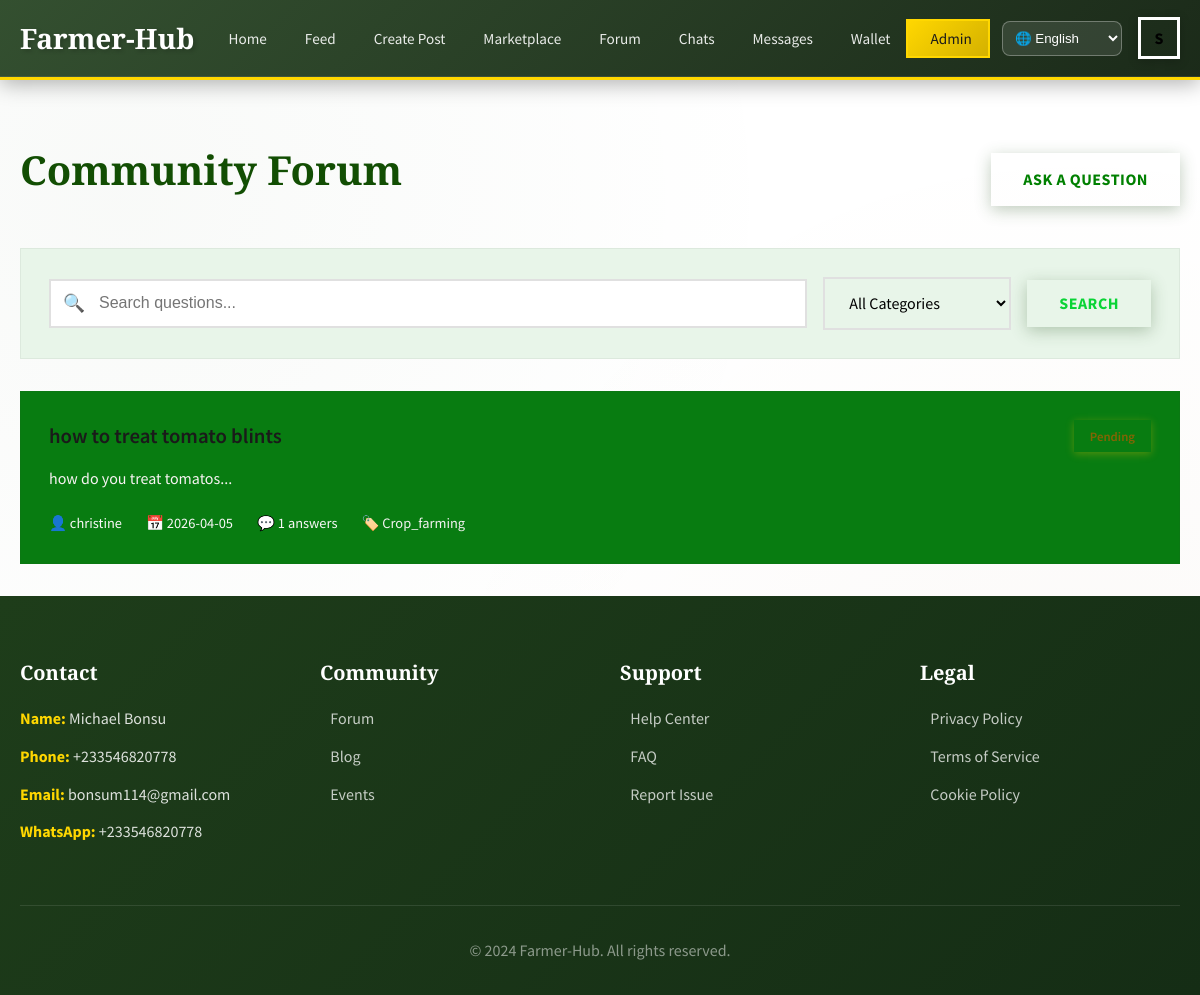
The page /forum (signed in) on the database its author committed.
### app.py (models this page shows, shortened)
class User(UserMixin, db.Model):
    id = db.Column(db.Integer, primary_key=True)
    username = db.Column(db.String(80), unique=True, nullable=False)
    email = db.Column(db.String(120), unique=True, nullable=False)
    password_hash = db.Column(db.String(200), nullable=False)
    full_name = db.Column(db.String(100), nullable=False)
    location = db.Column(db.String(100))
    farm_type = db.Column(db.String(50))  # crop, livestock, mixed
    bio = db.Column(db.Text)
    avatar = db.Column(db.String(200), default='default-avatar.png')
    social_provider = db.Column(db.String(20))  # google, facebook, twitter, local
    language = db.Column(db.String(10), default='en')  # en, es, fr, de, zh, hi
    is_admin = db.Column(db.Boolean, default=False)
    is_active = db.Column(db.Boolean, default=True)
    created_at = db.Column(db.DateTime, default=datetime.utcnow)
    last_login = db.Column(db.DateTime)
    login_count = db.Column(db.Integer, default=0)
    products = db.relationship('Product', backref='seller', lazy=True)
    questions = db.relationship('Question', backref='author', lazy=True)
    answers = db.relationship('Answer', backref='author', lazy=True)
    offers_sent = db.relationship('Offer', foreign_keys='Offer.buyer_id', backref='buyer', lazy=True)
    offers_received = db.relationship('Offer', foreign_keys='Offer.seller_id', backref='seller', lazy=True)
    messages_sent = db.relationship('Message', foreign_keys='Message.sender_id', backref='sender', lazy=True)
    messages_received = db.relationship('Message', foreign_keys='Message.receiver_id', backref='receiver', lazy=True)

class Question(db.Model):
    id = db.Column(db.Integer, primary_key=True)
    author_id = db.Column(db.Integer, db.ForeignKey('user.id'), nullable=False)
    title = db.Column(db.String(200), nullable=False)
    description = db.Column(db.Text, nullable=False)
    category = db.Column(db.String(50))  # crop_farming, animal_husbandry, equipment, weather, market
    tags = db.Column(db.String(200))
    image_url = db.Column(db.String(200))
    solved = db.Column(db.Boolean, default=False)
    created_at = db.Column(db.DateTime, default=datetime.utcnow)
    answers = db.relationship('Answer', backref='question', lazy=True, cascade='all, delete-orphan')

### app.py (the view)
@app.route('/forum')
@login_required
def forum():
    category = request.args.get('category')
    search = request.args.get('search')
    query = Question.query
    if category:
        query = query.filter_by(category=category)
    if search:
        query = query.filter(Question.title.ilike(f'%{search}%'))
    questions = query.order_by(Question.created_at.desc()).all()
    return render_template('forum.html', questions=questions)

### app.py (called while the page is built)
@login_manager.user_loader
def load_user(user_id):
    return User.query.get(int(user_id))

@app.context_processor
def inject_translations():
    lang = 'en'
    if current_user.is_authenticated and current_user.language:
        lang = current_user.language
    elif session.get('language'):
        lang = session['language']
    return dict(
        languages=LANGUAGES,
        current_language=lang,
        t=TRANSLATIONS.get(lang, TRANSLATIONS['en'])
    )

### templates/forum.html (shortened to what this page needs)
{% extends "layout.html" %}
{% block content %}
<div class="container mt-4">
    <div class="d-flex justify-between align-center mt-4 mb-4">
        <h1 style="color: #124e03;">Community Forum</h1>
        <a href="{{ url_for('create_question') }}" class="btn btn-primary">Ask a Question</a>
    </div>
    <div class="marketplace-filters">
        <form method="GET" action="{{ url_for('forum') }}" class="filter-group">
            <div class="search-box">
                <input type="text" name="search" placeholder="Search questions..." value="{{ request.args.get('search', '') }}">
            </div>
            <select name="category" class="form-select" style="width: auto;">
                <option value="">All Categories</option>
            </select>
            <button type="submit" class="btn btn-primary">Search</button>
        </form>
    </div>
    {% if questions %}
    <div class="forum-list">
        {% for question in questions %}
        <div class="forum-item">
            <div class="forum-item-header">
                <a href="{{ url_for('question_detail', question_id=question.id) }}" class="forum-item-title" style="color: #1A1A1A;">{{ question.title }}</a>
                {% if question.solved %}
                <span class="solved-badge">Solved</span>
                {% else %}
                <span class="unsolved-badge">Pending</span>
                {% endif %}
            </div>
            <p class="card-text" style="color: #f8f3f3;">{{ question.description[:150] }}...</p>
            <div class="forum-item-meta" style="color: #f7f3f3;">
                <span style="color: #faf8f8;">👤 {{ question.author.username }}</span>
                <span style="color: #faf8f8;">📅 {{ question.created_at.strftime('%Y-%m-%d') }}</span>
                <span style="color: #f8f7f7;">💬 {{ question.answers|length }} answers</span>
                {% if question.category %}
                <span style="color: #f5f3f3;">🏷️ {{ question.category|title }}</span>
                {% endif %}
            </div>
        </div>
        {% endfor %}
    </div>
    {% endif %}
</div>
{% endblock %}

### templates/layout.html (shortened to what this page needs)
<!DOCTYPE html>
<html lang="en">
<head>
    <link rel="stylesheet" href="{{ url_for('static', filename='css/style.css') }}">
    <link rel="stylesheet" href="{{ url_for('static', filename='css/animations.css') }}">
</head>
<body>
    {% if current_user.is_authenticated %}
    <nav class="navbar">
        <div class="navbar-container">
            <a href="{{ url_for('dashboard') }}" class="navbar-brand">
                Farmer-Hub
            </a>
            <div class="navbar-dashboard">
                <ul class="navbar-menu">
                    <li><a href="{{ url_for('dashboard') }}" title="Dashboard"><span class="nav-text">Home</span></a></li>
                    <li><a href="{{ url_for('feed') }}" title="Feed"><span class="nav-text">Feed</span></a></li>
                    <li><a href="{{ url_for('create_post') }}" title="Create Post"><span class="nav-text">Create Post</span></a></li>
                    <li><a href="{{ url_for('marketplace') }}" title="Marketplace"><span class="nav-text">Marketplace</span></a></li>
                    <li><a href="{{ url_for('forum') }}" title="Forum"><span class="nav-text">Forum</span></a></li>
                    <li><a href="{{ url_for('chats') }}" title="Chats"><span class="nav-text">Chats</span></a></li>
                    <li><a href="{{ url_for('messages') }}" title="Messages"><span class="nav-text">Messages</span></a></li>
                    <li><a href="{{ url_for('wallet') }}" title="Wallet"><span class="nav-text">Wallet</span></a></li>
                    {% if current_user.is_admin %}
                    <li><a href="{{ url_for('admin_dashboard') }}" title="Admin" class="admin-link"><span class="nav-text">Admin</span></a></li>
                    {% endif %}
                </ul>
            </div>
            <div class="navbar-actions">
                <div class="language-selector">
                    <select onchange="window.location.href='?lang='+this.value" style="padding: 0.5rem; border-radius: 8px; border: 1px solid rgba(255,255,255,0.3); background: rgba(255,255,255,0.1); color: white;">
                        <option value="en" {% if session.get('lang')=='en' or not session.get('lang') %}selected{% endif %}>🌐 English</option>
                    </select>
                </div>
                <div class="user-dropdown">
                    <div class="user-avatar">
                        {{ current_user.full_name[0]|upper }}
                    </div>
                </div>
            </div>
        </div>
    </nav>
    {% endif %}
    <div class="main-content">
        {% block content %}{% endblock %}
    </div>
    {% if current_user.is_authenticated %}
    <footer class="footer" style="background: linear-gradient(135deg, #1E3D1A 0%, #152d15 100%); color: white; padding: 4rem 0 2rem;">
        <div class="container">
            <div class="footer-content">
                <div class="footer-section" style="color: white;">
                    <h4 style="color: white;">Contact</h4>
                    <ul style="color: rgba(255,255,255,0.85);">
                        <li><strong style="color: #FFD700;">Name:</strong> Michael Bonsu</li>
                        <li><strong style="color: #FFD700;">Phone:</strong> +233546820778</li>
                        <li><strong style="color: #FFD700;">Email:</strong> bonsum114@gmail.com</li>
                        <li><strong style="color: #FFD700;">WhatsApp:</strong> +233546820778</li>
                    </ul>
                </div>
                <div class="footer-section">
                    <h4>Community</h4>
                    <ul>
                        <li><a href="{{ url_for('forum') }}">Forum</a></li>
                        <li><a href="#">Blog</a></li>
                        <li><a href="#">Events</a></li>
                    </ul>
                </div>
                <div class="footer-section">
                    <h4>Support</h4>
                    <ul>
                        <li><a href="#">Help Center</a></li>
                        <li><a href="#">FAQ</a></li>
                        <li><a href="#">Report Issue</a></li>
                    </ul>
                </div>
                <div class="footer-section">
                    <h4>Legal</h4>
                    <ul>
                        <li><a href="#">Privacy Policy</a></li>
                        <li><a href="#">Terms of Service</a></li>
                        <li><a href="#">Cookie Policy</a></li>
                    </ul>
                </div>
            </div>
            <div class="footer-bottom">
                <p>&copy; 2024 Farmer-Hub. All rights reserved.</p>
            </div>
        </div>
    </footer>
    {% endif %}
</body>
</html>

### css/animations.css (style rules this page uses)
.btn { position: relative; overflow: hidden; }
.btn::before { content: ''; position: absolute; top: 0; left: -100%; width: 100%; height: 100%; background: linear-gradient( 90deg, transparent, rgba(255, 255, 255, 0.3), transparent ); transition: left 0.5s ease; }
.navbar-menu a { position: relative; }
.navbar-menu a::after { content: ''; position: absolute; bottom: 0; left: 50%; width: 0; height: 2px; background: #FFD700; transition: all 0.3s ease; transform: translateX(-50%); }

### rows shown on the page
User: full_name "S"
Question: title "how to treat tomato blints", solved "Pending", description "how do you treat tomatos", author.username "christine", created_at "2026-04-05", answers|length "1", category "Crop_farming"
